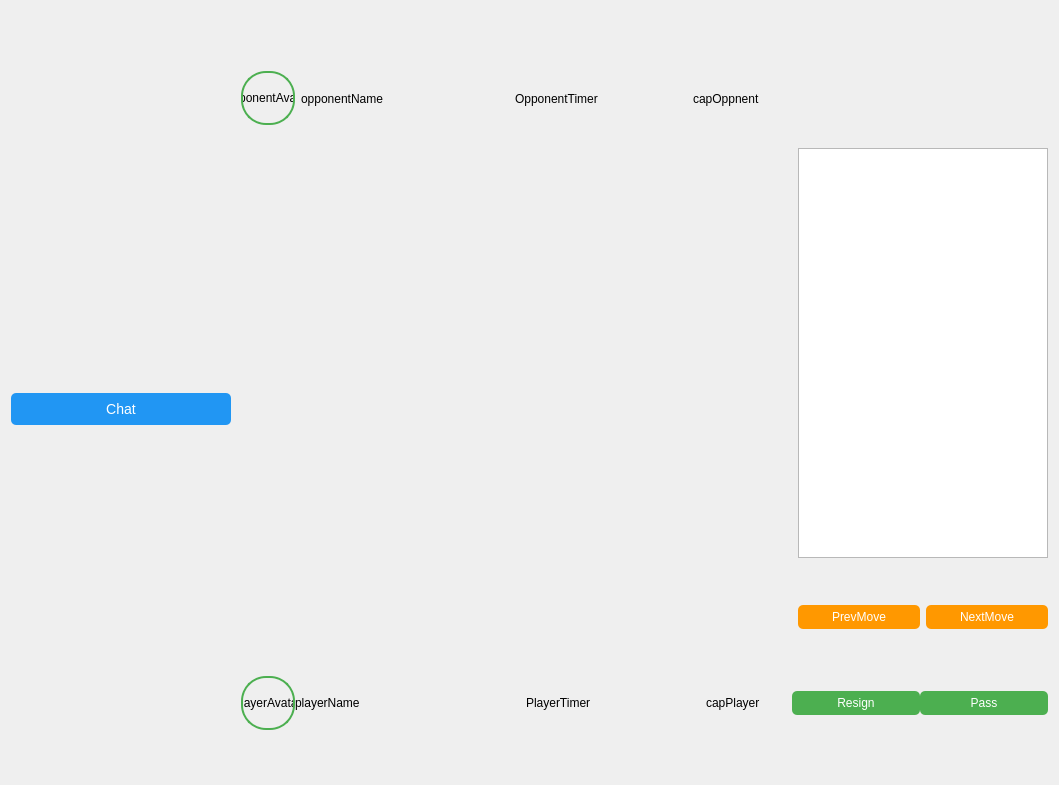
<?xml version="1.0" encoding="UTF-8"?>
<ui version="4.0">
 <class>main</class>
 <widget class="QWidget" name="main">
  <property name="geometry">
   <rect>
    <x>0</x>
    <y>0</y>
    <width>1059</width>
    <height>785</height>
   </rect>
  </property>
  <property name="windowTitle">
   <string>Form</string>
  </property>
  <layout class="QVBoxLayout" name="verticalLayout_3">
   <item>
    <layout class="QVBoxLayout" name="verticalLayout_2" stretch="1,2,12,2,1">
     <item>
      <spacer name="verticalSpacer_3">
       <property name="orientation">
        <enum>Qt::Orientation::Vertical</enum>
       </property>
       <property name="sizeHint" stdset="0">
        <size>
         <width>20</width>
         <height>40</height>
        </size>
       </property>
      </spacer>
     </item>
     <item>
      <layout class="QHBoxLayout" name="horizontalLayout_8" stretch="4,9,5">
       <item>
        <spacer name="horizontalSpacer_7">
         <property name="orientation">
          <enum>Qt::Orientation::Horizontal</enum>
         </property>
         <property name="sizeHint" stdset="0">
          <size>
           <width>40</width>
           <height>20</height>
          </size>
         </property>
        </spacer>
       </item>
       <item>
        <layout class="QHBoxLayout" name="horizontalLayout" stretch="2,3,7,1,5,1">
         <item>
          <widget class="QPushButton" name="opponentAvatar">
           <property name="styleSheet">
            <string notr="true">QPushButton#opponentAvatar {
    border: 2px solid #4CAF50;           /* зеленая рамка */
    border-radius: 25px;                  /* половина от ширины/высоты */
    background-color: transparent;        /* прозрачный фон */
    min-width: 50px;                      /* фиксированный размер */
    min-height: 50px;
    max-width: 50px;
    max-height: 50px;
}

/* Эффект при наведении */
QPushButton#opponentAvatar:hover{
    border-color: #FF9800;                 /* оранжевая рамка при наведении */
    opacity: 0.8;
}</string>
           </property>
           <property name="text">
            <string>opponentAvatar</string>
           </property>
          </widget>
         </item>
         <item>
          <widget class="QLabel" name="opponentName">
           <property name="text">
            <string>opponentName</string>
           </property>
          </widget>
         </item>
         <item>
          <spacer name="horizontalSpacer">
           <property name="orientation">
            <enum>Qt::Orientation::Horizontal</enum>
           </property>
           <property name="sizeHint" stdset="0">
            <size>
             <width>40</width>
             <height>20</height>
            </size>
           </property>
          </spacer>
         </item>
         <item>
          <widget class="QLabel" name="timerOpponent">
           <property name="text">
            <string>OpponentTimer</string>
           </property>
          </widget>
         </item>
         <item>
          <spacer name="horizontalSpacer_2">
           <property name="orientation">
            <enum>Qt::Orientation::Horizontal</enum>
           </property>
           <property name="sizeHint" stdset="0">
            <size>
             <width>40</width>
             <height>20</height>
            </size>
           </property>
          </spacer>
         </item>
         <item>
          <widget class="QLabel" name="capturedBToppnent">
           <property name="text">
            <string>capOppnent</string>
           </property>
          </widget>
         </item>
        </layout>
       </item>
       <item>
        <spacer name="horizontalSpacer_8">
         <property name="orientation">
          <enum>Qt::Orientation::Horizontal</enum>
         </property>
         <property name="sizeHint" stdset="0">
          <size>
           <width>40</width>
           <height>20</height>
          </size>
         </property>
        </spacer>
       </item>
      </layout>
     </item>
     <item>
      <layout class="QHBoxLayout" name="horizontalLayout_7" stretch="24,1,8">
       <item>
        <layout class="QHBoxLayout" name="horizontalLayout_6" stretch="8,1,18">
         <item>
          <widget class="QPushButton" name="buttonChat">
           <property name="styleSheet">
            <string notr="true">QPushButton#buttonChat {
    background-color: #2196F3;
    border-radius: 5px;
    color: white;
    padding: 8px 15px;
    font-size: 14px;
}
QPushButton#buttonChat:hover {
    opacity: 0.9;
    filter: brightness(110%);
}</string>
           </property>
           <property name="text">
            <string>Chat</string>
           </property>
          </widget>
         </item>
         <item>
          <spacer name="horizontalSpacer_5">
           <property name="orientation">
            <enum>Qt::Orientation::Horizontal</enum>
           </property>
           <property name="sizeHint" stdset="0">
            <size>
             <width>40</width>
             <height>20</height>
            </size>
           </property>
          </spacer>
         </item>
         <item>
          <widget class="GoBoardWidget" name="boardWidget" native="true"/>
         </item>
        </layout>
       </item>
       <item>
        <spacer name="horizontalSpacer_6">
         <property name="orientation">
          <enum>Qt::Orientation::Horizontal</enum>
         </property>
         <property name="sizeHint" stdset="0">
          <size>
           <width>40</width>
           <height>20</height>
          </size>
         </property>
        </spacer>
       </item>
       <item>
        <layout class="QHBoxLayout" name="horizontalLayout_5" stretch="7">
         <item>
          <layout class="QVBoxLayout" name="verticalLayout" stretch="10,1,2,1">
           <item>
            <widget class="QListWidget" name="historyList">
             <property name="styleSheet">
              <string notr="true"/>
             </property>
            </widget>
           </item>
           <item>
            <spacer name="verticalSpacer">
             <property name="orientation">
              <enum>Qt::Orientation::Vertical</enum>
             </property>
             <property name="sizeHint" stdset="0">
              <size>
               <width>20</width>
               <height>40</height>
              </size>
             </property>
            </spacer>
           </item>
           <item>
            <layout class="QHBoxLayout" name="horizontalLayout_4">
             <item>
              <widget class="QPushButton" name="buttonPrevMove">
               <property name="styleSheet">
                <string notr="true">QPushButton#buttonPrevMove {
    background-color: #FF9800;
    border-radius: 5px;
    color: white;
    padding: 5px 20px;
    font-size: 12px;
}
QPushButton#buttonPrevMove:hover {
    opacity: 0.9;
    filter: brightness(110%);
}</string>
               </property>
               <property name="text">
                <string>PrevMove</string>
               </property>
              </widget>
             </item>
             <item>
              <widget class="QPushButton" name="buttonNextMove">
               <property name="styleSheet">
                <string notr="true">QPushButton#buttonNextMove {
    background-color: #FF9800;
    border-radius: 5px;
    color: white;
    padding: 5px 20px;
    font-size: 12px;
}
QPushButton#buttonNextMove:hover {
    opacity: 0.9;
    filter: brightness(110%);
}</string>
               </property>
               <property name="text">
                <string>NextMove</string>
               </property>
              </widget>
             </item>
            </layout>
           </item>
           <item>
            <spacer name="verticalSpacer_2">
             <property name="orientation">
              <enum>Qt::Orientation::Vertical</enum>
             </property>
             <property name="sizeHint" stdset="0">
              <size>
               <width>20</width>
               <height>40</height>
              </size>
             </property>
            </spacer>
           </item>
          </layout>
         </item>
        </layout>
       </item>
      </layout>
     </item>
     <item>
      <layout class="QHBoxLayout" name="horizontalLayout_10" stretch="4,9,5">
       <property name="spacing">
        <number>0</number>
       </property>
       <item>
        <spacer name="horizontalSpacer_9">
         <property name="orientation">
          <enum>Qt::Orientation::Horizontal</enum>
         </property>
         <property name="sizeHint" stdset="0">
          <size>
           <width>40</width>
           <height>20</height>
          </size>
         </property>
        </spacer>
       </item>
       <item>
        <layout class="QHBoxLayout" name="horizontalLayout_2" stretch="2,3,7,1,5,1">
         <item>
          <widget class="QPushButton" name="playerAvatar">
           <property name="styleSheet">
            <string notr="true">QPushButton#playerAvatar {
    border: 2px solid #4CAF50;           /* зеленая рамка */
    border-radius: 25px;                  /* половина от ширины/высоты */
    background-color: transparent;        /* прозрачный фон */
    min-width: 50px;                      /* фиксированный размер */
    min-height: 50px;
    max-width: 50px;
    max-height: 50px;
}

/* Эффект при наведении */
QPushButton#playerAvatar:hover{
    border-color: #FF9800;                 /* оранжевая рамка при наведении */
    opacity: 0.8;
}</string>
           </property>
           <property name="text">
            <string>playerAvatar</string>
           </property>
          </widget>
         </item>
         <item>
          <widget class="QLabel" name="playerName">
           <property name="text">
            <string>playerName</string>
           </property>
          </widget>
         </item>
         <item>
          <spacer name="horizontalSpacer_3">
           <property name="orientation">
            <enum>Qt::Orientation::Horizontal</enum>
           </property>
           <property name="sizeHint" stdset="0">
            <size>
             <width>40</width>
             <height>20</height>
            </size>
           </property>
          </spacer>
         </item>
         <item>
          <widget class="QLabel" name="timerPlayer">
           <property name="text">
            <string>PlayerTimer</string>
           </property>
          </widget>
         </item>
         <item>
          <spacer name="horizontalSpacer_4">
           <property name="orientation">
            <enum>Qt::Orientation::Horizontal</enum>
           </property>
           <property name="sizeHint" stdset="0">
            <size>
             <width>40</width>
             <height>20</height>
            </size>
           </property>
          </spacer>
         </item>
         <item>
          <widget class="QLabel" name="capturedBTplayer">
           <property name="text">
            <string>capPlayer</string>
           </property>
          </widget>
         </item>
        </layout>
       </item>
       <item>
        <layout class="QHBoxLayout" name="horizontalLayout_9" stretch="1,8">
         <item>
          <spacer name="horizontalSpacer_10">
           <property name="orientation">
            <enum>Qt::Orientation::Horizontal</enum>
           </property>
           <property name="sizeHint" stdset="0">
            <size>
             <width>40</width>
             <height>20</height>
            </size>
           </property>
          </spacer>
         </item>
         <item>
          <layout class="QHBoxLayout" name="horizontalLayout_3">
           <item>
            <widget class="QPushButton" name="buttonResign">
             <property name="styleSheet">
              <string notr="true">QPushButton#buttonResign {
    background-color: #4CAF50;
    border-radius: 5px;
    color: white;
    padding: 5px 15px;
    font-size: 12px;
}
QPushButton#buttonResign:hover {
    opacity: 0.9;
    filter: brightness(110%);
}</string>
             </property>
             <property name="text">
              <string>Resign</string>
             </property>
            </widget>
           </item>
           <item>
            <widget class="QPushButton" name="buttonPass">
             <property name="styleSheet">
              <string notr="true">QPushButton#buttonPass {
    background-color: #4CAF50;
    border-radius: 5px;
    color: white;
    padding: 5px 15px;
    font-size: 12px;
}
QPushButton#buttonPass:hover {
    opacity: 0.9;
    filter: brightness(110%);
}</string>
             </property>
             <property name="text">
              <string>Pass</string>
             </property>
            </widget>
           </item>
          </layout>
         </item>
        </layout>
       </item>
      </layout>
     </item>
     <item>
      <spacer name="verticalSpacer_4">
       <property name="orientation">
        <enum>Qt::Orientation::Vertical</enum>
       </property>
       <property name="sizeHint" stdset="0">
        <size>
         <width>20</width>
         <height>40</height>
        </size>
       </property>
      </spacer>
     </item>
    </layout>
   </item>
  </layout>
 </widget>
 <customwidgets>
  <customwidget>
   <class>GoBoardWidget</class>
   <extends>QWidget</extends>
   <header>core.go_board_widget</header>
   <container>1</container>
  </customwidget>
 </customwidgets>
 <resources/>
 <connections/>
</ui>
